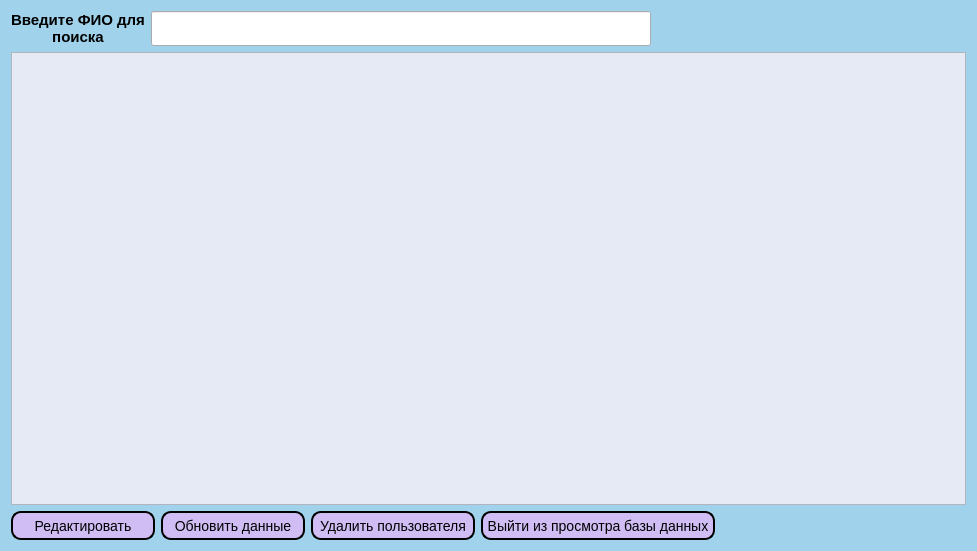
<?xml version="1.0" encoding="UTF-8"?>
<ui version="4.0">
 <class>show_information_clients</class>
 <widget class="QWidget" name="show_information_clients">
  <property name="geometry">
   <rect>
    <x>0</x>
    <y>0</y>
    <width>977</width>
    <height>551</height>
   </rect>
  </property>
  <property name="windowTitle">
   <string>Form</string>
  </property>
  <property name="styleSheet">
   <string notr="true">QWidget#show_information_clients
{
    background-color: #a0d2eb;
}</string>
  </property>
  <layout class="QGridLayout" name="gridLayout">
   <item row="0" column="0">
    <layout class="QHBoxLayout" name="horizontalLayout_2">
     <item>
      <widget class="QLabel" name="label">
       <property name="font">
        <font>
         <pointsize>11</pointsize>
         <weight>75</weight>
         <bold>true</bold>
        </font>
       </property>
       <property name="text">
        <string>Введите ФИО для поиска</string>
       </property>
       <property name="alignment">
        <set>Qt::AlignCenter</set>
       </property>
       <property name="wordWrap">
        <bool>true</bool>
       </property>
      </widget>
     </item>
     <item>
      <widget class="QLineEdit" name="line_search">
       <property name="minimumSize">
        <size>
         <width>500</width>
         <height>35</height>
        </size>
       </property>
       <property name="maximumSize">
        <size>
         <width>500</width>
         <height>16777215</height>
        </size>
       </property>
       <property name="font">
        <font>
         <pointsize>12</pointsize>
        </font>
       </property>
      </widget>
     </item>
     <item>
      <spacer name="horizontalSpacer_2">
       <property name="orientation">
        <enum>Qt::Horizontal</enum>
       </property>
       <property name="sizeHint" stdset="0">
        <size>
         <width>40</width>
         <height>20</height>
        </size>
       </property>
      </spacer>
     </item>
    </layout>
   </item>
   <item row="1" column="0">
    <widget class="QTableView" name="clients_table">
     <property name="styleSheet">
      <string notr="true">QTableView#clients_table
{
	background-color: #e5eaf5;
}</string>
     </property>
    </widget>
   </item>
   <item row="2" column="0">
    <layout class="QHBoxLayout" name="horizontalLayout">
     <item>
      <widget class="QPushButton" name="edit_data">
       <property name="styleSheet">
        <string notr="true">QPushButton#edit_data
{
    background-color: #d0bdf4;
    border: 2px solid #000000 !important;
    border-radius: 10px !important;
    font-size: 14px !important;
    height: 25px;
    width: 140px;
}</string>
       </property>
       <property name="text">
        <string>Редактировать</string>
       </property>
      </widget>
     </item>
     <item>
      <widget class="QPushButton" name="refresh_data">
       <property name="styleSheet">
        <string notr="true">QPushButton#refresh_data
{
    background-color: #d0bdf4;
    border: 2px solid #000000 !important;
    border-radius: 10px !important;
    font-size: 14px !important;
    height: 25px;
    width: 140px;
}</string>
       </property>
       <property name="text">
        <string>Обновить данные</string>
       </property>
      </widget>
     </item>
     <item>
      <widget class="QPushButton" name="remove_client">
       <property name="styleSheet">
        <string notr="true">QPushButton#remove_client
{
    background-color: #d0bdf4;
    border: 2px solid #000000 !important;
    border-radius: 10px !important;
    font-size: 14px !important;
    height: 25px;
    width: 160px;
}</string>
       </property>
       <property name="text">
        <string>Удалить пользователя</string>
       </property>
      </widget>
     </item>
     <item>
      <widget class="QPushButton" name="exit_from_db">
       <property name="styleSheet">
        <string notr="true">QPushButton#exit_from_db
{
    background-color: #d0bdf4;
    border: 2px solid #000000 !important;
    border-radius: 10px !important;
    font-size: 14px !important;
    height: 25px;
    width: 230px;
}</string>
       </property>
       <property name="text">
        <string>Выйти из просмотра базы данных</string>
       </property>
       <property name="autoDefault">
        <bool>false</bool>
       </property>
       <property name="default">
        <bool>false</bool>
       </property>
       <property name="flat">
        <bool>false</bool>
       </property>
      </widget>
     </item>
     <item>
      <spacer name="horizontalSpacer">
       <property name="orientation">
        <enum>Qt::Horizontal</enum>
       </property>
       <property name="sizeHint" stdset="0">
        <size>
         <width>40</width>
         <height>20</height>
        </size>
       </property>
      </spacer>
     </item>
    </layout>
   </item>
  </layout>
 </widget>
 <resources/>
 <connections/>
</ui>
